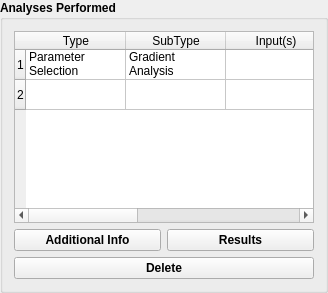
    <widget class="QGroupBox" name="analysisTableGroup">
     <property name="font">
      <font>
       <weight>75</weight>
       <bold>true</bold>
      </font>
     </property>
     <property name="title">
      <string>Analyses Performed</string>
     </property>
     <layout class="QGridLayout" name="gridLayout_3">
      <item row="0" column="0" colspan="2">
       <widget class="QTableWidget" name="analysisTable">
        <property name="minimumSize">
         <size>
          <width>300</width>
          <height>0</height>
         </size>
        </property>
        <property name="font">
         <font>
          <weight>50</weight>
          <bold>false</bold>
         </font>
        </property>
        <row>
         <property name="text">
          <string>1</string>
         </property>
        </row>
        <row>
         <property name="text">
          <string>2</string>
         </property>
        </row>
        <column>
         <property name="text">
          <string>Type</string>
         </property>
        </column>
        <column>
         <property name="text">
          <string>SubType</string>
         </property>
        </column>
        <column>
         <property name="text">
          <string>Input(s)</string>
         </property>
        </column>
        <column>
         <property name="text">
          <string>Output(s)</string>
         </property>
        </column>
        <column>
         <property name="text">
          <string>Response Surface</string>
         </property>
        </column>
        <item row="0" column="0">
         <property name="text">
          <string>Parameter Selection</string>
         </property>
        </item>
        <item row="0" column="1">
         <property name="text">
          <string>Gradient Analysis</string>
         </property>
        </item>
        <item row="0" column="3">
         <property name="text">
          <string>CO2_Percent</string>
         </property>
        </item>
       </widget>
      </item>
      <item row="1" column="0">
       <widget class="QPushButton" name="info_button">
        <property name="text">
         <string>Additional Info</string>
        </property>
       </widget>
      </item>
      <item row="1" column="1">
       <widget class="QPushButton" name="results_button">
        <property name="text">
         <string>Results</string>
        </property>
       </widget>
      </item>
      <item row="2" column="0" colspan="2">
       <widget class="QPushButton" name="delete_button">
        <property name="text">
         <string>Delete</string>
        </property>
       </widget>
      </item>
     </layout>
    </widget>
